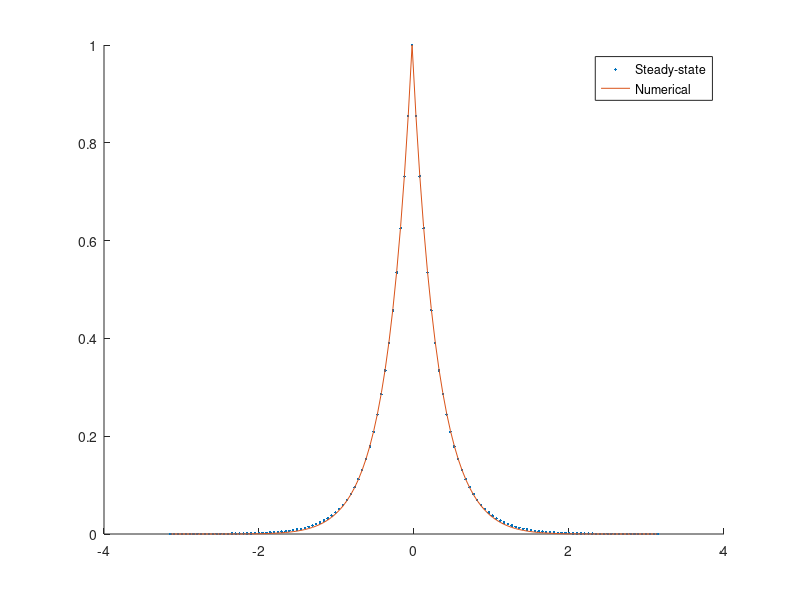
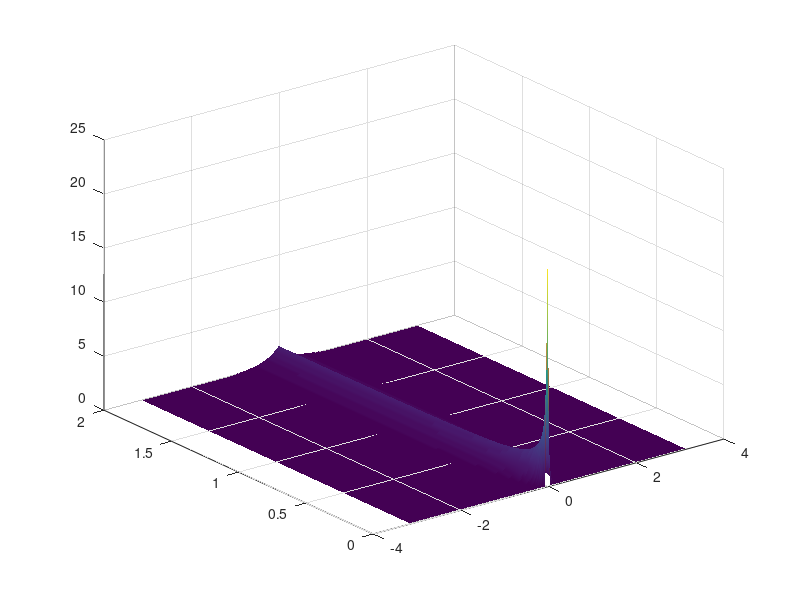

The MATLAB source for these figures, in order: (Note: this script raises an error after producing the figures.)
clear all; close all; clc

% New differential equaiton:
% dudt = Sdelta(x-x0) + D d^2udx^2-u/tau;

% Control Variables
Simple = 1;
VonNeumann = 0;
Spectral = 1;
SpectralNoSource = 0;
Cyclic = 1;

% For Von Neumann
NVdt = 1+[-1,1]*10^-3;
NVtend = 100;

% some constants
L = 2*pi;
N = 128; % USE AN ODD NUMBER OF POINTS - BUT NOT FOR SPECTRAL...
D = 0.1;
tend = 2;
dtMult = 1/4;
S = 1;
tau = 1;


% Creating the differentiation matrix
% First we create the ones above the diagonal
diag1 = diag(ones(N-1,1),1);
% Then the main diagonal (-2)
diag2 = diag(ones(N,1));
% And the ones below the diagonal
diag3 = diag(ones(N-1,1),-1);
cyclic = zeros(N);
cyclic(1,N) = Cyclic;
cyclic(N,1) = Cyclic;


x = linspace(-L/2,L/2,N);
h = abs(x(1)-x(2));
x0 = x(ceil(N/2));

if Simple == 1
	dt = dtMult*2*tau*h^2/(4*D*tau+h^2);

	nt = ceil(tend/dt);
	t = zeros(1,nt);


	C = zeros(N,nt); % Rows are spatial, coloumns are temporal
	res = C;

	C(ceil(N/2),1) = 1/h;

	const = S*dt*C(:,1);
	
	% Does all the differentiation. (1-dt/tau)*u+(d^2/dt^2)u.
	T = (1-dt/tau-2*D*dt/h^2)*diag2+D*dt/(h^2)*(diag1+diag3+cyclic);

	CSteady = exp(-abs(x-x0)'/(sqrt(tau*D)));
	res(:,1) = C(:,1)-CSteady;

	for i = 2:nt

		t(i) = t(i-1)+dt;
		C(:,i) =T*C(:,i-1)+const;
		res(:,i) = C(:,i)-CSteady;
	end

	figure
	hold on
	plot(x,CSteady,'.')
	plot(x,C(:,end)/max(C(:,end)))
	legend('Steady-state','Numerical')
	hold off
	figure
	surf(x,t,C')
	shading interp
	Csimple = C;
end

if VonNeumann == 1
	
	dts = NVdt*2*tau*h^2/(4*D*tau+h^2);
	tend = NVtend;
	CNV = zeros(N,2);
	
	for j = 1:2
		dt = dts(j);
		nt = ceil(tend/dt);
		t = zeros(1,nt);


		C = zeros(N,nt); % Rows are spatial, coloumns are temporal
		
		C(ceil(N/2),1) = 1/h;
		const = S*dt*C(:,1);

		% Does all the differentiation. (1-dt/tau)*u+(d^2/dt^2)u.
		T = (1-dt/tau-2*D*dt/h^2)*diag2+D*dt/(h^2)*(diag1+diag3+cyclic);


		for i = 2:nt

			t(i) = t(i-1)+dt;
			C(:,i) =T*C(:,i-1)+const;
		end
		CNV(:,j) = C(:,end);
	end
	
	figure
	subplot(1,2,1)
	plot(x,CNV(:,1))
	
	subplot(1,2,2)
	plot(x,CNV(:,2))
end

if Spectral == 1	
	% first the simple case
	if SpectralNoSource == 1
		
		% Let's initialize the stuff
		dt = h^2/(5*D);
		nt = ceil(tend/dt);
		t = zeros(1,nt);

		C = zeros(N,nt);
		% Initial condition. Can't use a deltafunction, because that fucks
		% it up... sharply peaked gaussian function instead.
		C(:,1) = 1/h*exp(-(x-x0).^2/(10^-2));

		% Fourier transform it
		Ck = fft(C);
		k = kvalues(N)';
		for n = 2:nt
			t(n) = t(n-1)+dt;
			Ck(:,n) = Ck(:,n-1)-k.^2*D*dt.*Ck(:,n-1); 
		end
		Cf = (ifft(Ck));
		figure
		surf(x,t,Cf')
		shading interp
	end
	
	
	if Simple == 1
		
		% Let's initialize the stuff
		dt = dtMult*2*tau*h^2/(4*D*tau+h^2);
		nt = ceil(tend/dt);
		t = zeros(1,nt);

		C = zeros(N,nt);
		% Initial condition. Can't use a deltafunction, because that fucks
		% it up... sharply peaked gaussian function instead.
		C(:,1) = 1/h*exp(-(x-x0).^2/(10^-2));

		% Fourier transform it
		Ck = fft(C);
		k = kvalues(N)';
		for n = 2:nt
			t(n) = t(n-1)+dt;
			Ck(:,n) = dt*Ck(:,1)+(1-dt*D*k.^2-dt/tau).*Ck(:,n-1); 
		end
		Cf = (ifft(Ck));
		figure
		surf(x,t,Cf')
		shading interp
	end
	
end

Res = Csimple - Cf;
figure
for i = 1:length(Res)
	
end